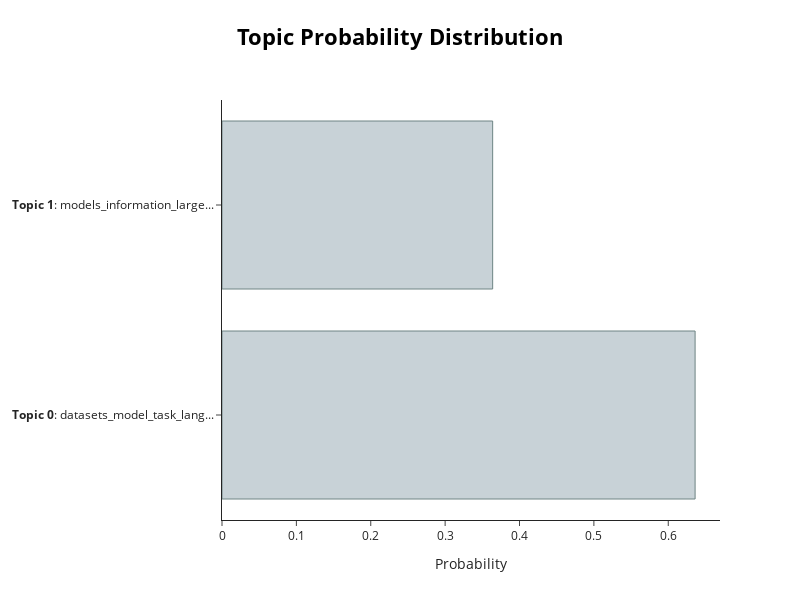

Here is the notebook cell this chart was saved with:
### Code cell
# Visualize the topic-document distribution for a single document
topic_model.visualize_distribution(topic_distr[abstract_id])

### Figure 1 — Plotly figure (JSON) as saved in the notebook; plotly's stock layout.template omitted (floating-point values rounded to 4 significant figures)
{"data": [{"marker": {"color": "#C8D2D7", "line": {"color": "#6E8484", "width": 1}}, "orientation": "h", "type": "bar", "x": [0.6361, 0.3639], "y": ["<b>Topic 0</b>: datasets_model_task_lang...", "<b>Topic 1</b>: models_information_large..."]}], "layout": {"height": 600, "hoverlabel": {"bgcolor": "white", "font": {"family": "Rockwell", "size": 16}}, "title": {"font": {"color": "Black", "size": 22}, "text": "<b>Topic Probability Distribution</b>", "x": 0.5, "xanchor": "center", "y": 0.95, "yanchor": "top"}, "width": 800, "xaxis": {"title": {"text": "Probability"}}}}
